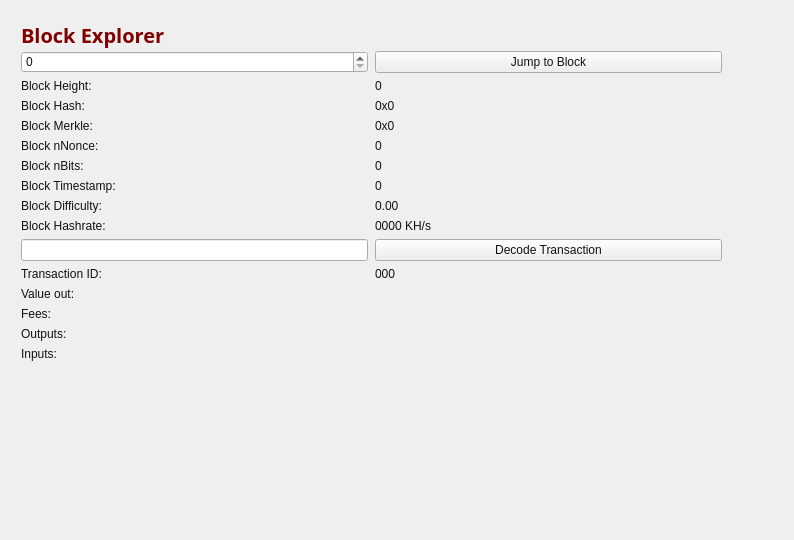
<?xml version="1.0" encoding="UTF-8"?>
<ui version="4.0">
 <class>BlockBrowser</class>
 <widget class="QWidget" name="BlockBrowser">
  <property name="windowModality">
   <enum>Qt::NonModal</enum>
  </property>
  <property name="enabled">
   <bool>true</bool>
  </property>
  <property name="geometry">
   <rect>
    <x>0</x>
    <y>0</y>
    <width>794</width>
    <height>540</height>
   </rect>
  </property>
  <property name="sizePolicy">
   <sizepolicy hsizetype="Preferred" vsizetype="Preferred">
    <horstretch>0</horstretch>
    <verstretch>0</verstretch>
   </sizepolicy>
  </property>
  <property name="minimumSize">
   <size>
    <width>0</width>
    <height>0</height>
   </size>
  </property>
  <property name="acceptDrops">
   <bool>false</bool>
  </property>
  <property name="windowTitle">
   <string>Form</string>
  </property>
  <layout class="QGridLayout">
   <property name="sizeConstraint">
    <enum>QLayout::SetMaximumSize</enum>
   </property>
   <property name="leftMargin">
    <number>21</number>
   </property>
   <property name="topMargin">
    <number>21</number>
   </property>
   <property name="rightMargin">
    <number>10</number>
   </property>
   <item row="1" column="0">
    <widget class="QWidget" name="widget" native="true">
     <property name="styleSheet">
      <string notr="true">color:#121117;</string>
     </property>
     <widget class="QWidget" name="layoutWidget">
      <property name="geometry">
       <rect>
        <x>0</x>
        <y>0</y>
        <width>699</width>
        <height>27</height>
       </rect>
      </property>
      <layout class="QHBoxLayout" name="horizontalLayout_4">
       <property name="spacing">
        <number>7</number>
       </property>
       <item>
        <widget class="QLabel" name="label_5">
         <property name="font">
          <font>
           <family>Open Sans,sans-serif</family>
          </font>
         </property>
         <property name="styleSheet">
          <string notr="true">color:#121117;</string>
         </property>
         <property name="text">
          <string>&lt;html&gt;&lt;head/&gt;&lt;body&gt;&lt;p&gt;&lt;span style=&quot; font-size:20px; font-weight:600; color:maroon;&quot;&gt;Block Explorer &lt;/span&gt;&lt;/p&gt;&lt;/body&gt;&lt;/html&gt;</string>
         </property>
        </widget>
       </item>
       <item>
        <spacer name="horizontalSpacer_2">
         <property name="orientation">
          <enum>Qt::Horizontal</enum>
         </property>
         <property name="sizeHint" stdset="0">
          <size>
           <width>40</width>
           <height>20</height>
          </size>
         </property>
        </spacer>
       </item>
      </layout>
     </widget>
     <widget class="QWidget" name="layoutWidget_2">
      <property name="geometry">
       <rect>
        <x>0</x>
        <y>30</y>
        <width>701</width>
        <height>481</height>
       </rect>
      </property>
      <layout class="QGridLayout" name="gridLayout_3" rowstretch="0,0,0,0,0,0,0,0,0,0,0,0,0,0,0,0,0,0" columnstretch="0,0">
       <property name="sizeConstraint">
        <enum>QLayout::SetDefaultConstraint</enum>
       </property>
       <property name="bottomMargin">
        <number>1</number>
       </property>
       <property name="horizontalSpacing">
        <number>7</number>
       </property>
       <item row="17" column="0">
        <spacer name="verticalSpacer">
         <property name="orientation">
          <enum>Qt::Vertical</enum>
         </property>
         <property name="sizeHint" stdset="0">
          <size>
           <width>20</width>
           <height>40</height>
          </size>
         </property>
        </spacer>
       </item>
       <item row="11" column="1">
        <widget class="QPushButton" name="txButton">
         <property name="text">
          <string>Decode Transaction</string>
         </property>
        </widget>
       </item>
       <item row="16" column="0">
        <widget class="QLabel" name="inputLabel">
         <property name="text">
          <string>Inputs:</string>
         </property>
         <property name="alignment">
          <set>Qt::AlignLeading|Qt::AlignLeft|Qt::AlignTop</set>
         </property>
        </widget>
       </item>
       <item row="10" column="1">
        <widget class="QLabel" name="pawBox">
         <property name="text">
          <string>0000 KH/s</string>
         </property>
        </widget>
       </item>
       <item row="13" column="0">
        <widget class="QLabel" name="valueLabel">
         <property name="styleSheet">
          <string notr="true">color:#121117;</string>
         </property>
         <property name="text">
          <string>Value out:</string>
         </property>
        </widget>
       </item>
       <item row="12" column="0">
        <widget class="QLabel" name="txLabel">
         <property name="styleSheet">
          <string notr="true">color:#121117;</string>
         </property>
         <property name="text">
          <string>Transaction ID:</string>
         </property>
        </widget>
       </item>
       <item row="9" column="1">
        <widget class="QLabel" name="hardBox">
         <property name="text">
          <string>0.00</string>
         </property>
        </widget>
       </item>
       <item row="12" column="1">
        <widget class="QLabel" name="txID">
         <property name="text">
          <string>000</string>
         </property>
        </widget>
       </item>
       <item row="16" column="1">
        <widget class="QLabel" name="inputBox">
         <property name="text">
          <string/>
         </property>
         <property name="scaledContents">
          <bool>true</bool>
         </property>
         <property name="alignment">
          <set>Qt::AlignLeading|Qt::AlignLeft|Qt::AlignTop</set>
         </property>
         <property name="margin">
          <number>1</number>
         </property>
         <property name="textInteractionFlags">
          <set>Qt::LinksAccessibleByMouse|Qt::TextSelectableByMouse</set>
         </property>
        </widget>
       </item>
       <item row="1" column="0">
        <widget class="QSpinBox" name="heightBox">
         <property name="sizePolicy">
          <sizepolicy hsizetype="Preferred" vsizetype="Fixed">
           <horstretch>0</horstretch>
           <verstretch>0</verstretch>
          </sizepolicy>
         </property>
         <property name="maximum">
          <number>99999999</number>
         </property>
        </widget>
       </item>
       <item row="13" column="1">
        <widget class="QLabel" name="valueBox">
         <property name="text">
          <string/>
         </property>
        </widget>
       </item>
       <item row="9" column="0">
        <widget class="QLabel" name="hardLabel">
         <property name="styleSheet">
          <string notr="true">color:#121117;</string>
         </property>
         <property name="text">
          <string>Block Difficulty:</string>
         </property>
        </widget>
       </item>
       <item row="3" column="0">
        <widget class="QLabel" name="heightLabel_2">
         <property name="styleSheet">
          <string notr="true">color:#121117;</string>
         </property>
         <property name="text">
          <string>Block Height:</string>
         </property>
        </widget>
       </item>
       <item row="8" column="1">
        <widget class="QLabel" name="timeBox">
         <property name="text">
          <string>0</string>
         </property>
        </widget>
       </item>
       <item row="1" column="1">
        <widget class="QPushButton" name="blockButton">
         <property name="text">
          <string>Jump to Block</string>
         </property>
        </widget>
       </item>
       <item row="14" column="1">
        <widget class="QLabel" name="feesBox">
         <property name="text">
          <string/>
         </property>
        </widget>
       </item>
       <item row="5" column="0">
        <widget class="QLabel" name="merkleLabel">
         <property name="styleSheet">
          <string notr="true">color:#121117;</string>
         </property>
         <property name="text">
          <string>Block Merkle:</string>
         </property>
        </widget>
       </item>
       <item row="4" column="0">
        <widget class="QLabel" name="hashLabel">
         <property name="styleSheet">
          <string notr="true">color:#121117;</string>
         </property>
         <property name="text">
          <string>Block Hash:</string>
         </property>
        </widget>
       </item>
       <item row="10" column="0">
        <widget class="QLabel" name="pawLabel">
         <property name="styleSheet">
          <string notr="true">color:#121117;</string>
         </property>
         <property name="text">
          <string>Block Hashrate:</string>
         </property>
        </widget>
       </item>
       <item row="3" column="1">
        <widget class="QLabel" name="heightLabel">
         <property name="text">
          <string>0</string>
         </property>
        </widget>
       </item>
       <item row="14" column="0">
        <widget class="QLabel" name="feesLabel">
         <property name="styleSheet">
          <string notr="true">color:#121117;</string>
         </property>
         <property name="text">
          <string>Fees:</string>
         </property>
        </widget>
       </item>
       <item row="7" column="0">
        <widget class="QLabel" name="bitsLabel">
         <property name="styleSheet">
          <string notr="true">color:#121117;</string>
         </property>
         <property name="text">
          <string>Block nBits:</string>
         </property>
        </widget>
       </item>
       <item row="7" column="1">
        <widget class="QLabel" name="bitsBox">
         <property name="text">
          <string>0</string>
         </property>
        </widget>
       </item>
       <item row="5" column="1">
        <widget class="QLabel" name="merkleBox">
         <property name="minimumSize">
          <size>
           <width>187</width>
           <height>0</height>
          </size>
         </property>
         <property name="text">
          <string>0x0</string>
         </property>
        </widget>
       </item>
       <item row="15" column="0">
        <widget class="QLabel" name="outputLabel">
         <property name="styleSheet">
          <string notr="true">color:#121117;</string>
         </property>
         <property name="text">
          <string>Outputs:</string>
         </property>
         <property name="alignment">
          <set>Qt::AlignLeading|Qt::AlignLeft|Qt::AlignTop</set>
         </property>
        </widget>
       </item>
       <item row="15" column="1">
        <widget class="QLabel" name="outputBox">
         <property name="text">
          <string/>
         </property>
         <property name="alignment">
          <set>Qt::AlignLeading|Qt::AlignLeft|Qt::AlignTop</set>
         </property>
        </widget>
       </item>
       <item row="6" column="0">
        <widget class="QLabel" name="nonceLabel">
         <property name="styleSheet">
          <string notr="true">color:#121117;</string>
         </property>
         <property name="text">
          <string>Block nNonce:</string>
         </property>
        </widget>
       </item>
       <item row="6" column="1">
        <widget class="QLabel" name="nonceBox">
         <property name="text">
          <string>0</string>
         </property>
        </widget>
       </item>
       <item row="8" column="0">
        <widget class="QLabel" name="timeLabel">
         <property name="styleSheet">
          <string notr="true">color:#121117;</string>
         </property>
         <property name="text">
          <string>Block Timestamp:</string>
         </property>
        </widget>
       </item>
       <item row="11" column="0">
        <widget class="QLineEdit" name="txBox">
         <property name="sizePolicy">
          <sizepolicy hsizetype="Preferred" vsizetype="Fixed">
           <horstretch>0</horstretch>
           <verstretch>0</verstretch>
          </sizepolicy>
         </property>
         <property name="inputMask">
          <string comment="Transaction id" extracomment="Transaction id"/>
         </property>
         <property name="placeholderText">
          <string comment="Transaction ID" extracomment="Transaction ID"/>
         </property>
        </widget>
       </item>
       <item row="4" column="1">
        <widget class="QLabel" name="hashBox">
         <property name="enabled">
          <bool>true</bool>
         </property>
         <property name="sizePolicy">
          <sizepolicy hsizetype="Preferred" vsizetype="Preferred">
           <horstretch>0</horstretch>
           <verstretch>0</verstretch>
          </sizepolicy>
         </property>
         <property name="minimumSize">
          <size>
           <width>0</width>
           <height>0</height>
          </size>
         </property>
         <property name="text">
          <string>0x0</string>
         </property>
        </widget>
       </item>
      </layout>
     </widget>
    </widget>
   </item>
  </layout>
 </widget>
 <resources/>
 <connections/>
</ui>
